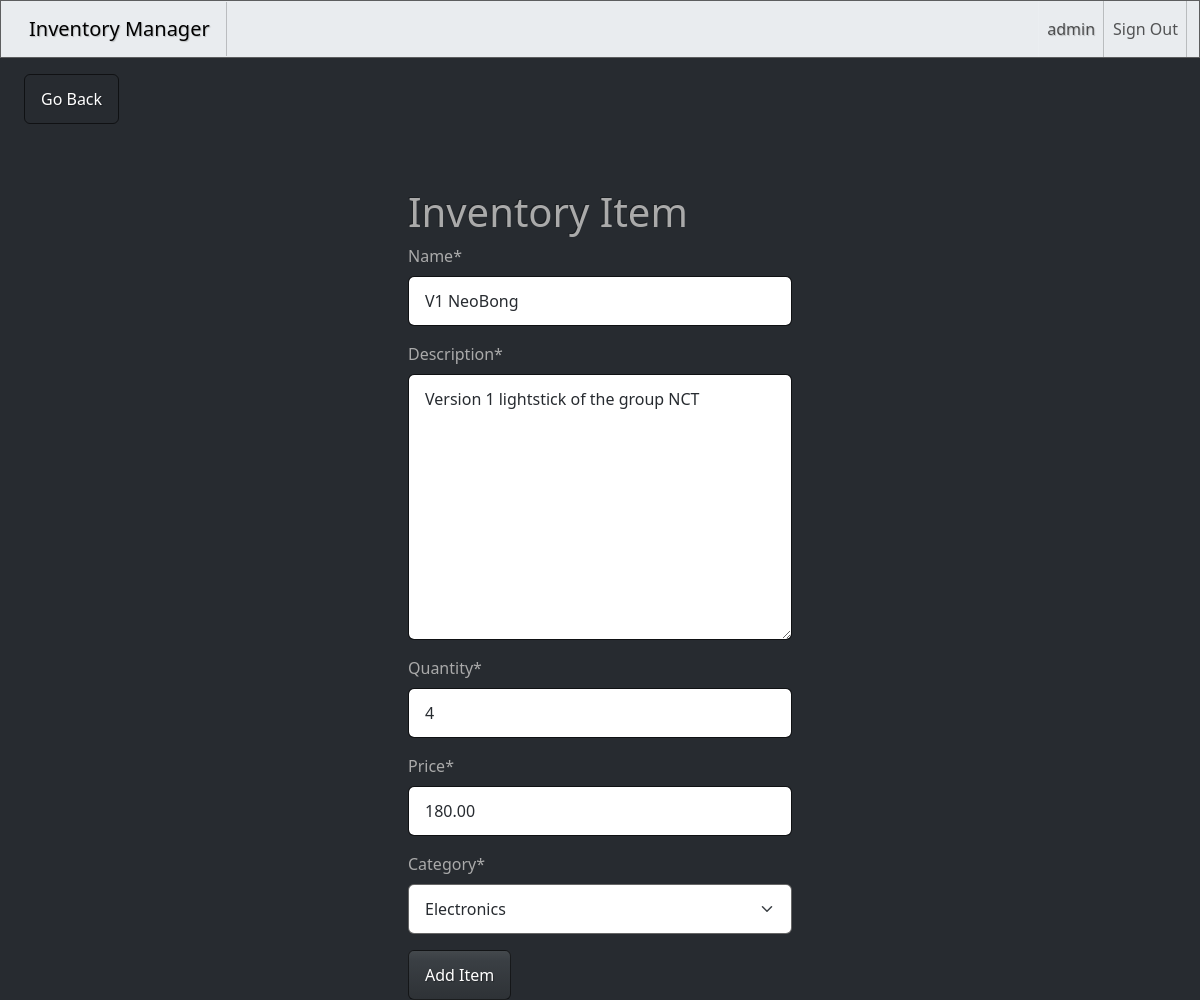
Page /edit-item/1/ (signed in) on the committed database.
### inventory/models.py (models this page shows, shortened)
class InventoryItem(models.Model):
    name = models.CharField(max_length=200)
    description = models.TextField()
    quantity = models.IntegerField()
    price = models.DecimalField(max_digits=10, decimal_places=2, default=0.00)
    category = models.ForeignKey(
        'Category',  # References the Category model
        on_delete=models.SET_NULL,  # Sets category to NULL if the category is deleted
        blank=True,  # Allows this field to be blank
        null=True    # Allows this field to store NULL in the database
    )
    date_created = models.DateTimeField(auto_now_add=True)
    user = models.ForeignKey(
        User,  # References the built-in User model
        on_delete=models.CASCADE  # Deletes the inventory item if the user is deleted
    )

class Category(models.Model):
    name = models.CharField(max_length=200)
    class Meta:
        verbose_name_plural = 'categories'  # Displays "categories" in plural form in the admin panel
    def __str__(self):
        return self.name

### inventory/views.py (the view)
# urls.py: path('edit-item/<int:pk>/', EditItem.as_view(), name='edit-item'),
class EditItem(LoginRequiredMixin, UpdateView):
    model = InventoryItem  # Specify the model to be updated
    form_class = InventoryItemForm  # Use the inventory item form
    template_name = 'inventory/item_form.html'  # Template for editing an item
    success_url = reverse_lazy('dashboard')  # Redirect to dashboard after editing an item

### inventory/forms.py
class InventoryItemForm(forms.ModelForm):
    category = forms.ModelChoiceField(queryset=Category.objects.all(), initial=0)
    class Meta:
        model = InventoryItem
        fields = ['name', 'description', 'quantity', 'price', 'category']

### inventory/templates/inventory/item_form.html (shortened to what this page needs)
{% extends 'inventory/base.html' %}
{% load crispy_forms_tags %}
{% block content %}
	<a href="{% url 'dashboard' %}" class="btn btn-outline-primary my-3 mx-4">Go Back</a>
	<div class="row">
		<div class="col-11 col-md-4 mx-auto mt-5">
			<h1>Inventory Item</h1>
			<form method="POST">
				{{ form|crispy }}
				<div class="mt-3">
					<button class="btn btn-primary">Add Item</button>
				</div>
			</form>
		</div>
	</div>
{% endblock content %}

### inventory/templates/inventory/navigation.html (shortened to what this page needs)
<nav class="navbar navbar-expand-lg bg-light">
	<div class="container-fluid">
		<a class="navbar-brand" href="{% url 'index' %}"> Inventory Manager </a>
		<div class="collapse navbar-collapse justify-content-end" id="navbarNav">
			<ul class="navbar-nav">
				{% if user.is_authenticated %}
					<li class="nav-item">
						<a class="nav-link" href="#">{{ user.username }}</a>
					</li>
					<li class="nav-item">
						<form method="post" action="{% url 'logout' %}">
							<button class="nav-link" type="submit">Sign Out</button>
						</form>
					</li>
				{% endif %}
			</ul>
		</div>
	</div>
</nav>

### rows in the picture
InventoryItem: name "V1 NeoBong", description "Version 1 lightstick of the group NCT", quantity "4", price "180.00", category "Electronics"

### other values in the picture
{{ user.username }} "admin"
